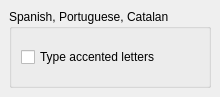
<ui version="4.0" >
 <class>languageui</class>
 <widget class="QWidget" name="languageui" >
  <property name="geometry" >
   <rect>
    <x>0</x>
    <y>0</y>
    <width>220</width>
    <height>97</height>
   </rect>
  </property>
  <property name="toolTip" >
   <string>Here you can choose special settings for some languages.</string>
  </property>
  <layout class="QGridLayout" >
   <property name="leftMargin" >
    <number>9</number>
   </property>
   <property name="topMargin" >
    <number>9</number>
   </property>
   <property name="rightMargin" >
    <number>9</number>
   </property>
   <property name="bottomMargin" >
    <number>9</number>
   </property>
   <property name="horizontalSpacing" >
    <number>6</number>
   </property>
   <property name="verticalSpacing" >
    <number>6</number>
   </property>
   <item row="1" column="0" >
    <widget class="QGroupBox" name="groupBox_2" >
     <property name="title" >
      <string>Spanish, Portuguese, Catalan</string>
     </property>
     <layout class="QGridLayout" >
      <property name="leftMargin" >
       <number>9</number>
      </property>
      <property name="topMargin" >
       <number>9</number>
      </property>
      <property name="rightMargin" >
       <number>9</number>
      </property>
      <property name="bottomMargin" >
       <number>9</number>
      </property>
      <property name="horizontalSpacing" >
       <number>6</number>
      </property>
      <property name="verticalSpacing" >
       <number>6</number>
      </property>
      <item row="0" column="0" >
       <widget class="QCheckBox" name="kcfg_AccentedLetters" >
        <property name="toolTip" >
         <string>If this is checked, you have to type accented letters yourself (i.e. they are differentiated from the corresponding unaccented letter).</string>
        </property>
        <property name="whatsThis" >
         <string>If this is &lt;b>disabled&lt;/b>, the selected language does not support it. If this is &lt;b>enabled&lt;/b> and if you check it, then you should type accented letters on their own. If it is not checked, accented letters will be displayed with normal letters (default).&lt;br>
For example, in Catalan, if this is unchecked and you type "o", the o and ò will be displayed in the word &lt;b>xenofòbia&lt;/b>. If this option is checked, when you type "o", only "o" will be displayed and you will have to type "ò" for this letter to be displayed.</string>
        </property>
        <property name="text" >
         <string>Type accented letters</string>
        </property>
       </widget>
      </item>
     </layout>
    </widget>
   </item>
  </layout>
 </widget>
 <resources/>
 <connections/>
</ui>
